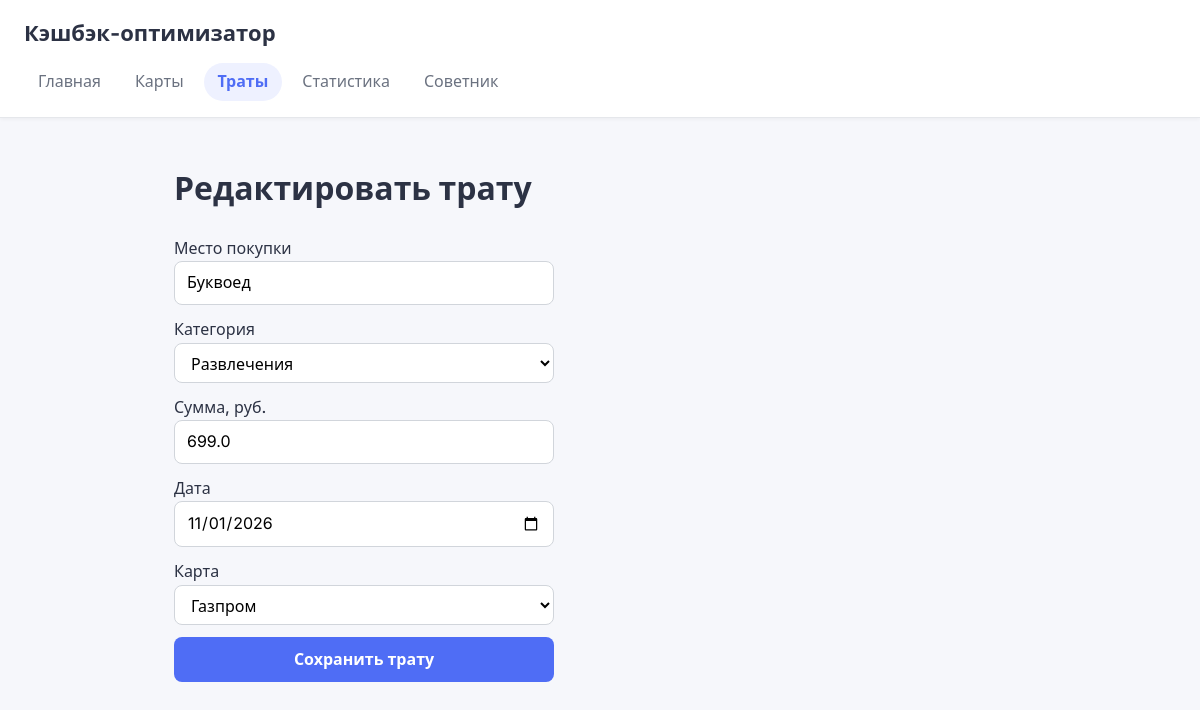
Screenshot of /transactions/2/edit with the database file from the repository.
### models.py (models this page shows, shortened)
class Transaction(db.Model):
    id = db.Column(db.Integer, primary_key=True)
    store_name = db.Column(db.String(100), nullable=False)
    category = db.Column(db.String(50), nullable=False)
    amount = db.Column(db.Float, nullable=False)
    spent_on = db.Column(db.Date, nullable=False, default=date.today)
    card_id = db.Column(db.Integer, db.ForeignKey('card.id'), nullable=False)
    card = db.relationship('Card', backref='transactions')

### app.py (the view, shortened to what this page needs)
@app.route('/transactions/<int:tr_id>/edit', methods=['GET', 'POST'])
def edit_transaction(tr_id):
    transaction = Transaction.query.get_or_404(tr_id)
    form = TransactionForm(obj=transaction)
    cards = Card.query.all()
    form.card_id.choices = [(c.id, c.name) for c in cards]
    return render_template(
        'transaction_form.html',
        form=form,
        title='Редактировать трату',
    )

### forms.py
class TransactionForm(FlaskForm):
    store_name = StringField(
        'Место покупки',
        validators=[
            DataRequired(message='Укажите место покупки'),
            Length(max=100, message='Не длиннее 100 символов'),
        ],
    )
    category = SelectField(
        'Категория',
        choices=[(c, c) for c in CATEGORIES],
        validators=[DataRequired()],
    )
    amount = FloatField(
        'Сумма, руб.',
        validators=[
            DataRequired(message='Введите сумму'),
            NumberRange(min=1, max=1_000_000,
                        message='Сумма должна быть от 1 до 1 000 000 руб.'),
        ],
    )
    spent_on = DateField('Дата', default=date.today,
                         validators=[DataRequired()])
    card_id = SelectField('Карта', coerce=int, validators=[DataRequired()])
    submit = SubmitField('Сохранить трату')

### templates/transaction_form.html (shortened to what this page needs)
{% extends 'base.html' %}
{% block content %}
<h1>{{ title }}</h1>
<form method="post">
    <p>{{ form.store_name.label }}<br>{{ form.store_name() }}
    </p>
    <p>{{ form.category.label }}<br>{{ form.category() }}</p>
    <p>{{ form.amount.label }}<br>{{ form.amount() }}
    </p>
    <p>{{ form.spent_on.label }}<br>{{ form.spent_on() }}</p>
    <p>{{ form.card_id.label }}<br>{{ form.card_id() }}</p>
    {{ form.submit() }}
</form>
{% endblock %}

### static/css/style.css (style rules this page uses)
:root { --bg: #f6f7fb; --card: #ffffff; --text: #2c3244; --muted: #6b7280; --accent: #4f6df5; --accent-dark: #3d54c4; --danger: #e04f5f; --radius: 12px; }
* { box-sizing: border-box; }
body { margin: 0; font-family: 'Inter', 'Segoe UI', Arial, sans-serif; background: var(--bg); color: var(--text); line-height: 1.6; }
form p { margin: 12px 0; }
label { font-weight: 500; }
input, select { width: 100%; max-width: 380px; padding: 8px 12px; border: 1px solid #d1d5db; border-radius: 8px; font: inherit; background: #fff; }
input[type="submit"], button { background: var(--accent); color: #fff; border: none; border-radius: 8px; padding: 10px 20px; font: inherit; font-weight: 600; cursor: pointer; transition: background 0.15s; }

### rows the page displays
Transaction: store_name "Буквоед", category "Развлечения", amount "699.0", spent_on "11/01/2026", card_id "Газпром"

### other values shown
{{ title }} "Редактировать трату"
